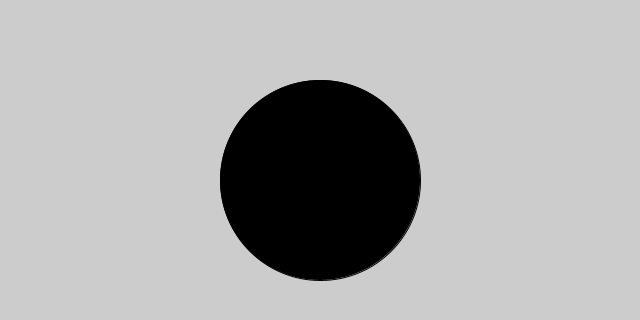
Frame 1 (no input)
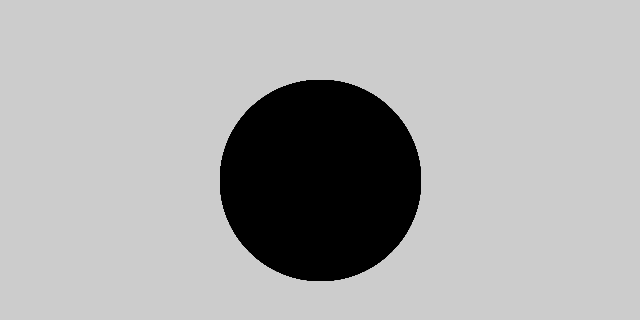
Frame 60 (the mouse pressed at the canvas centre just before this capture)
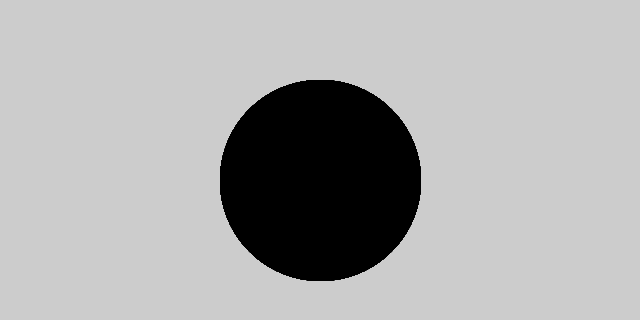
Frame 120 (the mouse held since frame 60 and released just before this capture)

The Processing sketch that drew these frames (run headless with seeded random() and noise(); from frame 60 on, the mouse is pressed at the canvas centre):

// Processing sketch: cv1_keyPressed
// ── cv1_keyPressed.pde
int redValue = 0;
int greenValue = 0;

void setup(){
  size(640,320);
}
void draw(){
  //logic
  
  
  //draw
  fill(redValue, greenValue, 0);
  ellipse(320, 180, 200, 200); 
}

void mouseClicked() {
  if (redValue == 0) {
    redValue = 255;
  } else {
    redValue = 0;
  }
}

void keyPressed() {
  if (key == CODED) {
    if (keyCode == UP) {
      greenValue = greenValue + 20;
    } else if (keyCode == DOWN) {
      greenValue = greenValue - 20;
    } 
  }
}
